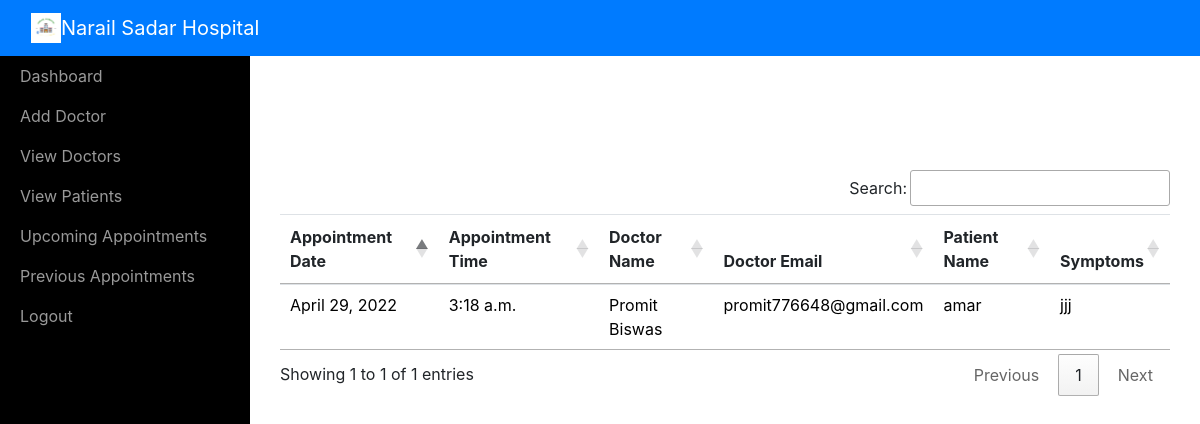
The app's page /adminviewAppointment/ (signed in) with its own data.
### sitehandler/models.py (models this page shows, shortened)
class Appointment(models.Model):
	doctorname = models.CharField(max_length=50)
	doctoremail = models.EmailField(max_length=50)
	patientname = models.CharField(max_length=50)
	patientemail = models.EmailField(max_length=50)
	appointmentdate = models.DateField(max_length=10)
	appointmenttime = models.TimeField(max_length=10)
	symptoms = models.CharField(max_length=100)
	status = models.BooleanField()
	prescription = models.CharField(max_length=200)

### sitehandler/views.py (the view)
# urls.py: path('adminviewAppointment/',adminviewAppointment,name='adminviewAppointment'),
def adminviewAppointment(request):
	if not request.user.is_staff:
		return redirect('login_admin')
	upcomming_appointments = Appointment.objects.filter(appointmentdate__gte=timezone.now(),status=True).order_by('appointmentdate')
	d = { "upcomming_appointments" : upcomming_appointments}
	return render(request,'adminviewappointments.html',d)

### sitehandler/templates/adminviewappointments.html (shortened to what this page needs)
<!DOCTYPE html>
<html>
<head>
    {% include 'include.html' %}
    {% load static %}
    <link rel="stylesheet" type="text/css" href="https://cdn.datatables.net/1.10.21/css/jquery.dataTables.min.css">
    <link rel="stylesheet" type="text/css" href="https://cdn.datatables.net/buttons/1.6.2/css/buttons.dataTables.min.css">
</head>
<body >
    {% include 'adminnav.html' %}
    <div id="wrapper">
        {% include 'admin_include.html' %}
        <div class="page-content-wrapper">
            <div class="container-fluid"><a class="btn btn-link" role="button" id="menu-toggle" href="#menu-toggle" style="color: white;"><i class="fa fa-bars"></i></a>
                <h2 class="text-center" style="color: white;">UPCOMING APPOINTMENTS</h2>
                <section id="team" class="pb-5">
                    <div class="container">
                       <table class="table" id="example">
                            <thead>
                                <tr>
                                    <th>Appointment Date</th>
                                    <th>Appointment Time</th>
                                    <th>Doctor Name</th>
                                    <th>Doctor Email</th>
                                    <th>Patient Name</th>
                                    <th>Symptoms</th>
                                </tr>
                            </thead>
                            <tbody>
                                {% for i in upcomming_appointments %}
                                <tr style="color: black;">
                                    <td>{{i.appointmentdate}}</td>
                                    <td>{{i.appointmenttime}}</td>
                                    <td>{{i.doctorname}}</td>
                                    <td>{{i.doctoremail}}</td>
                                    <td>{{i.patientname}}</td>
                                    <td>{{i.symptoms}}</td>
                                </tr>
                                {% endfor %}
                            </tbody>
                        </table>
                    </div>
                </section>
            </div>
        </div>
    </div>
</body>
</html>

### sitehandler/static/css/Sidebar-Menu-1.css (style rules this page uses)
body { overflow-x: hidden; }
#wrapper { padding-left: 0; -webkit-transition: all 0.5s ease; -moz-transition: all 0.5s ease; -o-transition: all 0.5s ease; transition: all 0.5s ease; }
@media (min-width:768px) { #wrapper { padding-left: 250px; } }

### sitehandler/static/css/Sidebar-Menu.css (style rules this page uses)
#wrapper { padding-left: 0; -webkit-transition: all 0.5s ease; -moz-transition: all 0.5s ease; -o-transition: all 0.5s ease; transition: all 0.5s ease; }
@media (min-width:768px) { #wrapper { padding-left: 250px; } }

### sitehandler/static/css/styles.css (style rules this page uses)
.text-center { margin-top: 30px; }

### records on screen
Appointment: appointmentdate "April 29, 2022", appointmenttime "3:18 a.m.", doctorname "Promit Biswas", doctoremail "promit776648@gmail.com", patientname "amar", symptoms "jjj"
